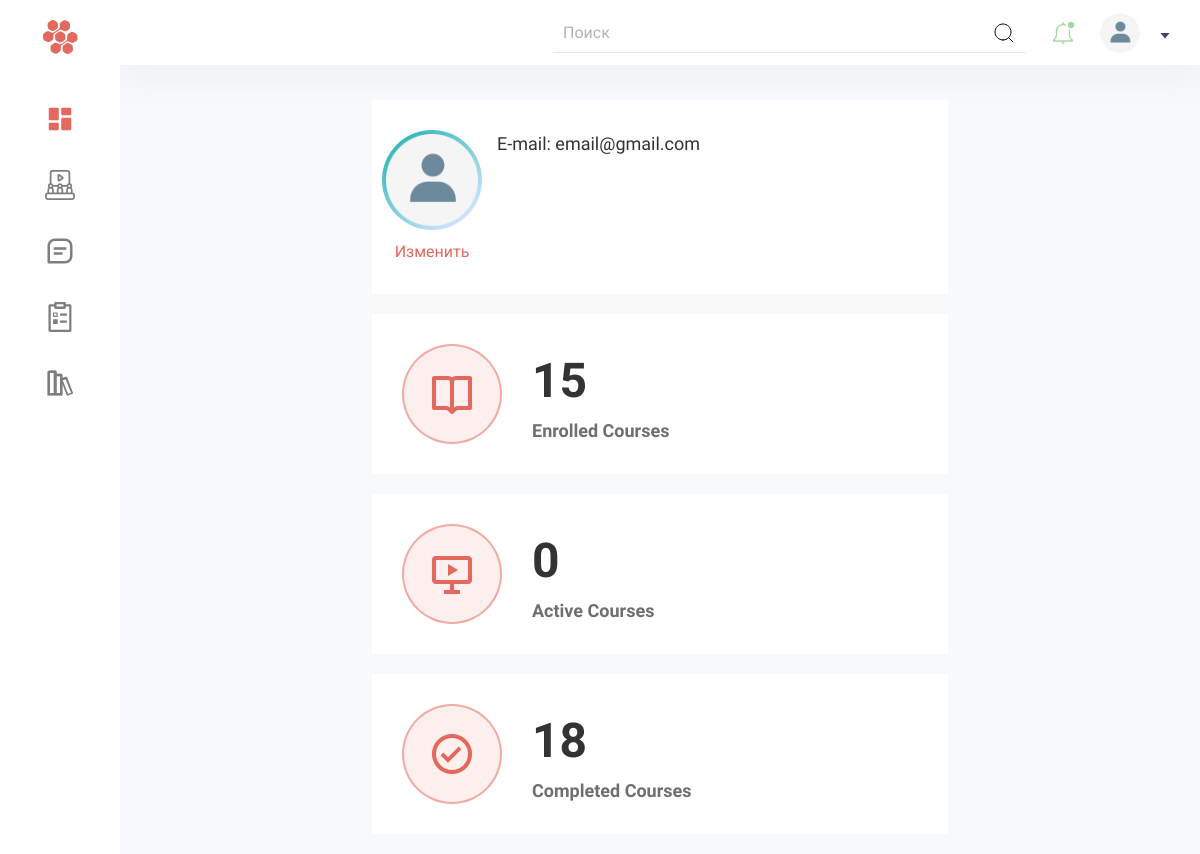
/auoth_index/ (signed in), run on an earlier commit of the app's database.
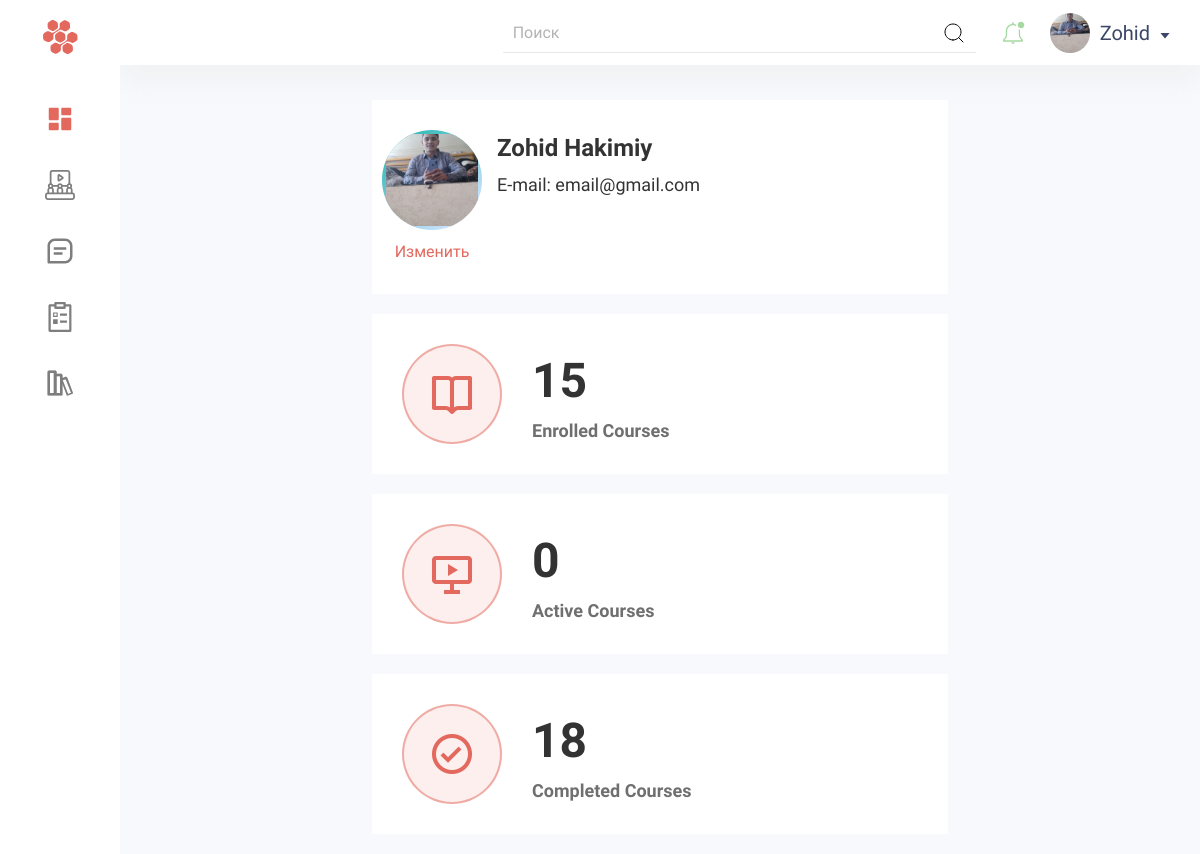
And on a later commit of the database.
### account/models.py (models this page shows, shortened)
class User(AbstractBaseUser, PermissionsMixin):
    email = models.CharField(max_length=255, unique=True, null=True)
    is_active = models.BooleanField(default=True)
    is_staff = models.BooleanField(default=True)
    is_admin = models.BooleanField(default=False)
    last_login = models.DateTimeField(auto_now=True)
    date_joined = models.DateTimeField(auto_now_add=True)
    USERNAME_FIELD = "email"
    REQUIRED_FIELDS = []
    objects = UserManager()

### profile_app/models.py (models this page shows, shortened)
class UserInfo(models.Model):
    class Meta:
        verbose_name = 'Users information'
        verbose_name_plural = 'Users informations'
    user= models.ForeignKey(User, on_delete=models.CASCADE, blank=True, null=True)
    ism = models.CharField(max_length=30, null=True)
    familya = models.CharField(max_length=35, null=True)
    sharif = models.CharField(max_length=35, null=True)
    image = models.ImageField(upload_to = 'static/images/profile_img', validators=[validate_file_size])

### pages/views.py (the view)
# urls.py: path('auoth_index/', views.auoth_index , name='auoth_index'),
def auoth_index(request):
    profile_info = models.UserInfo.objects.filter(user=request.user).first()
    user = request.user
    context = {
        'profile_info': profile_info,
        'user': user,
    }
    return render(request, 'dashboard_templates/index.html', context)

### templates/dashboard_templates/index.html (shortened to what this page needs)
{% load static %}
<!DOCTYPE html>
<html lang="en">
	{% include 'dashboard_templates/helper/dashboard_header.html' %}
	<body>
		<div class="page">
			{% include 'dashboard_templates/helper/dashboard_navbar.html' %}
				<div class="container">
					<div class="items">
						<div class="item__wrapper">
							<a href="{% url 'profile_user_info' %}" class="item item--info">
								<div class="item__left">
									{% if profile_info.image %}
										<div class="item__photo">
											<img src="{{ profile_info.image.url }}" alt="" />
										</div>
									{% else %}
										<div class="item__photo">
											<img src="{% static 'dashboard/assets/img/avatar-filled.png' %}" alt="" />
										</div>
									{% endif %}
									<span class="item__link">Изменить</span>
								</div>
								<div class="item__right">
									{% if profile_info %}
										<div class="item__fish">{{ profile_info.ism }} {{ profile_info.familya }}</div>
									{% endif %}
									<div class="item__mail">
										E-mail:
										<span>{{ user.email }}</span>
									</div>
								</div>
							</a>
						</div>
						<div class="item__wrapper">
							<a href="#" class="item">
								<div class="item__icon">
									<i class="bx bx-book-open"></i>
								</div>
								<div class="item__content">
									<b>15</b>
									<span>Enrolled Courses</span>
								</div>
							</a>
						</div>
						<div class="item__wrapper">
							<a href="#" class="item">
								<div class="item__icon">
									<i class="bx bx-slideshow"></i>
								</div>
								<div class="item__content">
									<b>0</b>
									<span>Active Courses</span>
								</div>
							</a>
						</div>
						<div class="item__wrapper">
							<a href="#" class="item">
								<div class="item__icon">
									<i class="bx bx-check-circle"></i>
								</div>
								<div class="item__content">
									<b>18</b>
									<span>Completed Courses</span>
								</div>
							</a>
						</div>
					</div>
				</div>
			</main>
		</div>
	</body>
</html>

### templates/dashboard_templates/helper/dashboard_header.html (shortened to what this page needs)
{% load static %}
<head>
    <link
        rel="stylesheet"
        href="https://cdnjs.cloudflare.com/ajax/libs/OwlCarousel2/2.3.4/assets/owl.carousel.min.css"
    />
    <link
        href="https://unpkg.com/boxicons@2.1.1/css/boxicons.min.css"
        rel="stylesheet"
    />
    <link rel="stylesheet" href="https://cdn.plyr.io/3.6.9/plyr.css" />
    <link rel="stylesheet" href="{% static 'dashboard/assets/css/style.css' %}" />
</head>

### templates/dashboard_templates/helper/dashboard_navbar.html (shortened to what this page needs)
{% load static %}
<div class="side">
    <a href="{% url 'home' %}" class="side__header">
        <img src="{% static 'dashboard/assets/img/logo-mini.svg' %}" class="mini" alt="" />
    </a>
    <nav class="side__nav">
        <a href="{% url 'auoth_index' %}" class="side__nav__item active">
        </a>
        <a href="{% url 'dash_model' %}" class="side__nav__item">
        </a>
        <a href="" class="side__nav__item">
        </a>
        <a href="{% url 'dashboard_certificate' %}" class="side__nav__item">
        </a>
        <a href="{% url 'stoer' %}" class="side__nav__item">
        </a>
    </nav>
</div>
<main class="main">
    <header class="header">
        <div class="container">
            <div class="header__box">
                <form action="#" method="POST" class="header__search">
                    <input
                        type="text"
                        class="header__input"
                        placeholder="Поиск"
                        required
                    />
                    <button>
                    </button>
                </form>
                <div class="header__ring">
                </div>
                <div class="header__badge">
                    <div class="header__profile">
                        <div class="header__avatar">
                            {% if profile_info.image %}
                                <img src="{{ profile_info.image.url }}" alt="" />
                            {% else %}
                                <img src="{% static 'dashboard/assets/img/avatar-filled.png' %}" alt="" />
                            {% endif %}
                        </div>
                        <div class="header__name">{{ profile_info.ism }}</div>
                        <div class="header__triangle"></div>
                    </div>
                </div>
            </div>
        </div>
    </header>

### templates/dashboard_templates/helper/dashboard_footer.html (shortened to what this page needs)
{% load static %}

What changed in the data, as far as the page shows it:
added UserInfo: image (picture), ism "Zohid", familya "Hakimiy"
